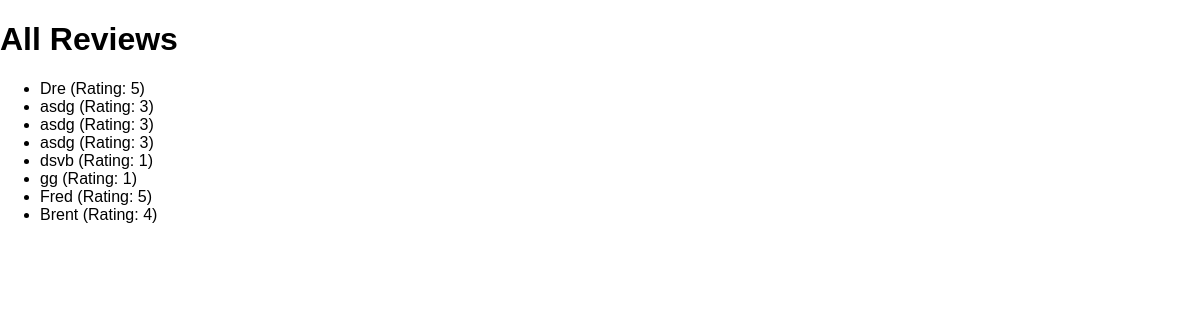
Page /review-list on the committed database.
### reviews/models.py (models this page shows)
class Review(models.Model):
    user_name = models.CharField(max_length=10)
    review_text = models.TextField()
    rating = models.IntegerField()

### reviews/views.py (the view)
# urls.py: path("review-list", views.ReviewListView.as_view()),
class ReviewListView(ListView):
  template_name = "reviews/review_list.html"
  model = Review
  context_object_name = "reviews"

### reviews/templates/reviews/review_list.html (shortened to what this page needs)
{% extends 'reviews/base.html' %}
{% block content %}
<h1>All Reviews</h1>
    <ul>
        {% for review in reviews  %}
          <li>{{review.user_name}}   (Rating: {{review.rating}})</li>
        {% endfor %}
    </ul>
{% endblock content %}

### reviews/templates/reviews/base.html (shortened to what this page needs)
{% load static %}
<!DOCTYPE html>
<html lang="en">
<head>
<link rel="stylesheet" href="{% static 'reviews/styles.css' %}">
</head>
<body>
{% block content %}
{% endblock content %}

### reviews/static/reviews/styles.css (style rules this page uses)
body { font-family: sans-serif; margin: 0; }

### rows in the picture
Review: user_name "Dre", rating "5"
Review: user_name "asdg", rating "3"
Review: user_name "asdg", rating "3"
Review: user_name "asdg", rating "3"
Review: user_name "dsvb", rating "1"
Review: user_name "gg", rating "1"
Review: user_name "Fred", rating "5"
Review: user_name "Brent", rating "4"
